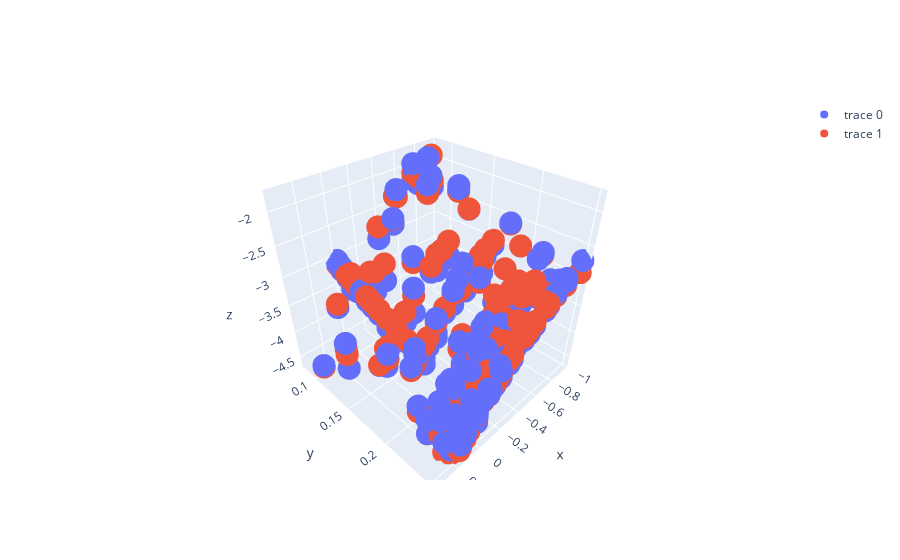

Notebook source saved alongside this figure:
### Code cell
chi, eta, ratio, ratio_err = mode_relationship(df, [(2, 2, '2.2.0'), (2, 2, '-2.2.0')], 'chi_p', fit = False, 
                            cmap = cmap, norm = normalizer, ax = axs[0], alpha = alpha,
                            skip_num = [207, 1428])
import plotly.express as px
import plotly.graph_objects as go

df_retro_ratio = pd.DataFrame(data = dict(chi = chi, ratio = np.log10(ratio), eta = eta, sigma = ratio_err/ratio))
from scipy.optimize import curve_fit

def fitfunc(x, a, b, c, d, e, f):
    x0 = x[0]
    x1 = x[1]
    return a*x0**2 + b*x1**2 + c*x0*x1 + d*x0 + e*x1 + f

popt_220, pcov = curve_fit(fitfunc, (df_retro_ratio['chi'], df_retro_ratio['eta']), df_retro_ratio['ratio'], sigma = df_retro_ratio['sigma'])
pred = fitfunc((df_retro_ratio['chi'], df_retro_ratio['eta']), *popt_220)
fig = go.Figure(data = [go.Scatter3d(x = df_retro_ratio['chi'], y = df_retro_ratio['eta'], z = df_retro_ratio['ratio'], mode='markers')])
fig.add_trace(go.Scatter3d(x = df_retro_ratio['chi'], y = df_retro_ratio['eta'], z = pred, mode='markers'))

fig.show()

### Figure 1 — Plotly figure (JSON) as saved in the notebook; plotly's stock layout.template omitted (floating-point values rounded to 4 significant figures; data arrays with more than 128 entries replaced by an {"elided": "..."} marker saying what was removed)
{"data": [{"mode": "markers", "type": "scatter3d", "x": {"elided": "256 float values"}, "y": {"elided": "256 float values"}, "z": {"elided": "256 float values"}}, {"mode": "markers", "type": "scatter3d", "x": {"elided": "256 float values"}, "y": {"elided": "256 float values"}, "z": {"elided": "256 float values"}}], "layout": {}}
